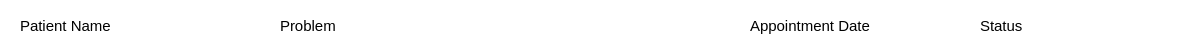
<?xml version="1.0" encoding="UTF-8"?>
<ui version="4.0">
 <class>IndividualHistory</class>
 <widget class="QWidget" name="IndividualHistory">
  <property name="geometry">
   <rect>
    <x>0</x>
    <y>0</y>
    <width>1181</width>
    <height>51</height>
   </rect>
  </property>
  <property name="windowTitle">
   <string>Form</string>
  </property>
  <property name="styleSheet">
   <string notr="true">background-color: rgb(255, 255, 255);</string>
  </property>
  <widget class="QLabel" name="historyPatientName">
   <property name="geometry">
    <rect>
     <x>20</x>
     <y>10</y>
     <width>231</width>
     <height>31</height>
    </rect>
   </property>
   <property name="font">
    <font>
     <pointsize>11</pointsize>
    </font>
   </property>
   <property name="text">
    <string>Patient Name</string>
   </property>
  </widget>
  <widget class="QLabel" name="historyPatientProblem">
   <property name="geometry">
    <rect>
     <x>280</x>
     <y>10</y>
     <width>441</width>
     <height>31</height>
    </rect>
   </property>
   <property name="font">
    <font>
     <pointsize>11</pointsize>
    </font>
   </property>
   <property name="text">
    <string>Problem</string>
   </property>
  </widget>
  <widget class="QLabel" name="historyPatientAppoint">
   <property name="geometry">
    <rect>
     <x>750</x>
     <y>10</y>
     <width>171</width>
     <height>31</height>
    </rect>
   </property>
   <property name="font">
    <font>
     <pointsize>11</pointsize>
    </font>
   </property>
   <property name="text">
    <string>Appointment Date</string>
   </property>
  </widget>
  <widget class="QLabel" name="historyPatientStatus">
   <property name="geometry">
    <rect>
     <x>980</x>
     <y>10</y>
     <width>171</width>
     <height>31</height>
    </rect>
   </property>
   <property name="font">
    <font>
     <pointsize>11</pointsize>
    </font>
   </property>
   <property name="text">
    <string>Status</string>
   </property>
  </widget>
 </widget>
 <resources/>
 <connections/>
</ui>
